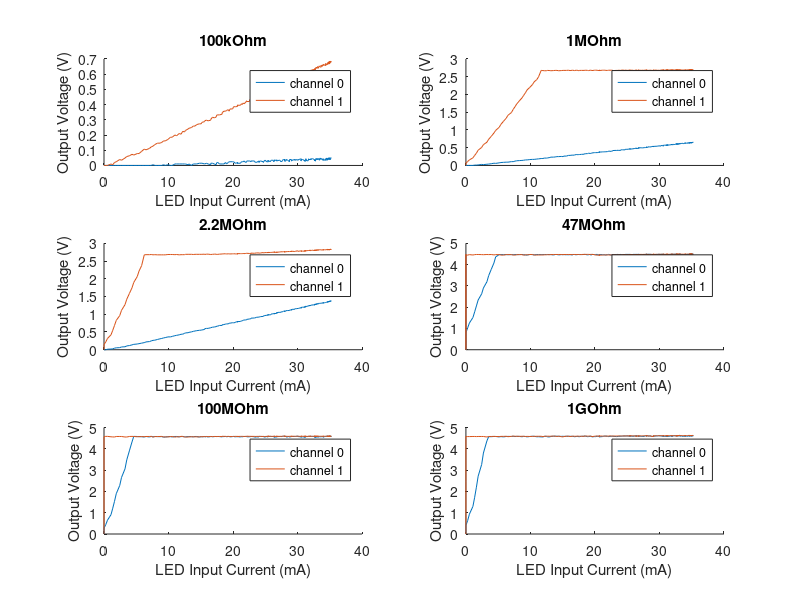
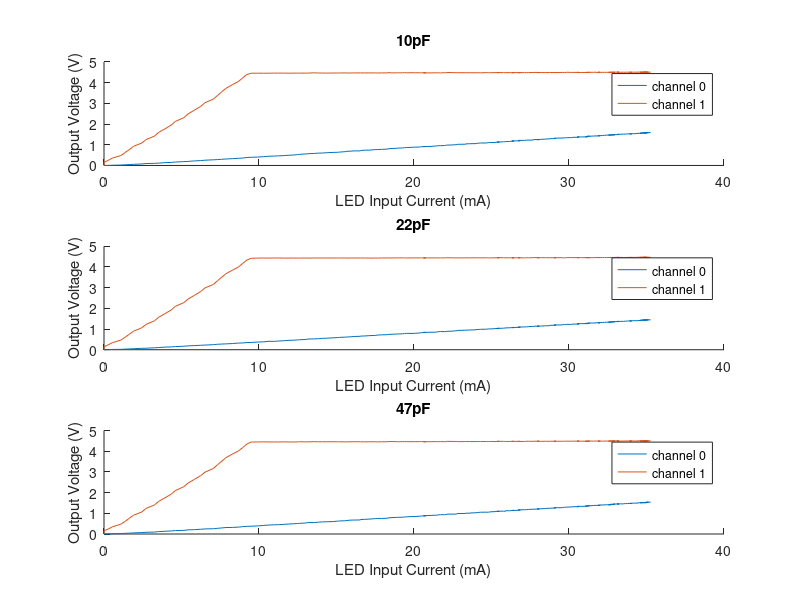

The MATLAB source for these figures, in order:
clear all
close all
%current data
v_measured = (5/1024) * [0, 0, 0, 0, 0, 0, 0, 0, 0, 0, 0, 0, 0, 0, 0, 0, 0, 0, 0, 0, 0, 0, 0, 0, 0, 0, 0, 0, 0, 0, 0, 0, 0, 0, 0, 0, 0, 0, 0, 0, 0, 0, 0, 0, 0, 0, 0, 0, 0, 0, 0, 0, 0, 0, 0, 0, 0, 0, 0, 0, 0, 0, 0, 0, 0, 0, 0, 0, 0, 0, 0, 0, 0, 0, 0, 0, 0, 0, 0, 0, 0, 0, 1, 1, 2, 2, 4, 4, 5, 5, 6, 6, 7, 7, 9, 9, 10, 10, 12, 12, 13, 13, 14, 15, 16, 16, 17, 17, 19, 19, 20, 20, 22, 21, 23, 23, 24, 24, 26, 26, 27, 27, 28, 28, 29, 29, 30, 31, 32, 32, 33, 33, 34, 34, 35, 35, 36, 37, 38, 38, 39, 39, 41, 40, 41, 42, 43, 43, 44, 44, 45, 45, 46, 46, 46, 47, 48, 48, 48, 49, 50, 50, 51, 51, 52, 52, 53, 53, 54, 55, 55, 56, 56, 56, 57, 58, 57, 58, 58, 59, 59, 60, 61, 61, 61, 61, 62, 62, 63, 63, 64, 64, 64, 65, 65, 65, 66, 66, 67, 68, 67, 68, 68, 69, 69, 70, 70, 70, 71, 71, 72, 71, 72, 72, 73, 74, 74, 74, 75, 75, 75, 76, 76, 77, 76, 76, 78, 78, 78, 79, 79, 79, 79, 80, 80, 80, 81, 81, 81, 82, 81, 82, 83, 83, 84, 83, 84, 84, 84, 84, 84, 84, 86, 86, 86, 86, 87, 87, 87, 87, 88, 89, 88, 89, 89, 89, 89, 90, 91, 91, 91, 91, 91, 92, 92, 92, 93, 93, 93, 93, 94, 94, 93, 94, 95, 95, 95, 96, 95, 96, 95, 96, 96, 97, 97, 97, 97, 98, 97, 97, 98, 99, 99, 99, 98, 99, 98, 99, 100, 100, 100, 101, 101, 101, 101, 101, 102, 102, 102, 102, 103, 102, 103, 104, 103, 103, 104, 104, 103, 105, 105, 105, 105, 105, 106, 106, 106, 106, 105, 107, 107, 107, 107, 107, 107, 108, 107, 107, 107, 108, 109, 109, 109, 109, 109, 109, 110, 109, 110, 110, 110, 110, 112, 110, 111, 111, 111, 112, 112, 111, 112, 113, 113, 113, 112, 113, 112, 113, 113, 113, 113, 114, 114, 116, 114, 115, 114, 115, 114, 115, 115, 116, 116, 115, 115, 115, 115, 116, 116, 117, 117, 117, 117, 117, 117, 117, 118, 118, 117, 118, 118, 118, 117, 119, 119, 118, 118, 119, 119, 119, 119, 119, 119, 120, 119, 120, 120, 121, 120, 120, 121, 121, 120, 121, 121, 121, 121, 122, 121, 121, 121, 123, 122, 123, 122, 122, 122, 122, 123, 122, 123, 123, 122, 124, 124, 123, 124, 124, 123, 125, 124, 125, 125, 125, 125, 126, 125, 125, 125, 126, 126, 126, 126, 127, 126, 127, 127, 127, 127, 127, 127, 127, 127, 128, 128, 128, 128, 128, 127, 128, 127, 128, 128, 128, 129, 129, 128, 128, 129, 129, 129, 129, 128, 129, 129, 130, 129, 129, 130, 129, 130, 130];
v = (v_measured(1:2:end) + v_measured(2:2:end))/2;
i_A = v/18;
i_mA = i_A * 1000;

%channel 1 measures the 830nm LED
%channel 0 measures the 660nm LED
data100kOhm10pF_ch0 = (5/1023)*[0, 0, 0, 0, 0, 0, 0, 0, 0, 0, 0, 0, 0, 0, 0, 0, 0, 0, 0, 0, 0, 0, 0, 0, 0, 0, 0, 0, 0, 0, 0, 0, 0, 0, 0, 0, 0, 0, 0, 0, 0, 0, 0, 0, 0, 0, 0, 0, 0, 0, 0, 0, 0, 0, 0, 0, 0, 0, 0, 0, 0, 1, 0, 0, 0, 0, 1, 0, 1, 0, 0, 2, 2, 2, 2, 2, 2, 2, 1, 2, 0, 2, 2, 2, 3, 3, 3, 2, 2, 3, 2, 1, 3, 3, 2, 1, 4, 4, 2, 2, 2, 2, 4, 2, 4, 5, 5, 5, 5, 3, 3, 4, 3, 3, 5, 5, 5, 6, 4, 5, 6, 6, 6, 5, 5, 6, 6, 5, 4, 4, 6, 4, 6, 6, 5, 4, 6, 7, 5, 5, 5, 7, 5, 7, 7, 7, 7, 5, 7, 7, 7, 7, 7, 6, 7, 7, 5, 5, 6, 7, 8, 8, 6, 6, 8, 7, 7, 5, 6, 8, 8, 7, 6, 7, 7, 8, 7, 8, 7, 8, 8, 7, 8, 8, 8, 9, 8, 8, 6, 8, 8, 6, 7, 7, 6, 6, 9, 8, 7, 6, 9, 9, 8, 8, 8, 8, 9, 8, 9, 9, 9, 9, 9, 7, 7, 6, 8, 9, 9, 8, 9, 8, 8, 9, 9, 9, 7, 10, 8, 9, 9, 7, 8, 9, 7, 7, 9, 7, 7, 9, 10, 8, 9, 10, 7, 8, 8, 9, 10, 8, 10, 10, 8, 10, 10, 10, 0, 0, 0, 0, 0, 0, 0, 0, 0, 0, 0, 0, 0, 0, 0, 0, 0, 0, 0, 0, 0, 0, 0, 0, 0, 0, 0, 0, 0, 0, 0, 0, 0, 0, 0, 0, 0, 0, 0, 0, 0, 0, 0, 0, 0, 0, 0, 0, 0, 0, 0, 0, 0, 0, 0, 0, 0, 0, 0, 1, 0, 1, 0, 0, 0, 0, 1, 1, 1, 1, 2, 1, 0, 1, 2, 1, 1, 2, 1, 1, 2, 1, 1, 1, 2, 3, 3, 3, 2, 3, 2, 4, 3, 2, 1, 3, 1, 2, 4, 3, 2, 2, 2, 4, 3, 4, 4, 4, 5, 5, 5, 5, 4, 5, 4, 3, 5, 3, 5, 6, 5, 5, 6, 4, 5, 6, 6, 4, 6, 5, 6, 5, 4, 4, 6, 6, 5, 7, 4, 5, 7, 5, 7, 5];
data100kOhm10pF_ch1 = (5/1023)*[0, 0, 0, 0, 0, 0, 0, 0, 0, 0, 0, 0, 0, 0, 0, 0, 0, 0, 0, 0, 0, 0, 0, 0, 0, 0, 0, 0, 0, 0, 0, 0, 0, 0, 0, 0, 0, 0, 0, 0, 0, 0, 0, 2, 1, 4, 5, 8, 7, 10, 12, 13, 15, 14, 16, 16, 19, 22, 21, 23, 25, 26, 28, 30, 30, 31, 33, 33, 35, 38, 38, 41, 40, 43, 42, 46, 45, 47, 49, 50, 51, 53, 53, 55, 56, 56, 58, 59, 60, 61, 60, 61, 62, 65, 64, 65, 68, 68, 68, 69, 71, 73, 73, 74, 75, 73, 76, 76, 79, 79, 79, 80, 81, 81, 83, 82, 84, 83, 85, 87, 86, 86, 89, 90, 88, 91, 91, 92, 93, 94, 94, 95, 95, 96, 96, 97, 98, 96, 97, 97, 99, 99, 100, 100, 100, 103, 103, 104, 102, 103, 106, 106, 104, 107, 107, 107, 109, 106, 108, 110, 110, 111, 110, 110, 111, 113, 113, 113, 113, 114, 112, 114, 115, 114, 116, 116, 117, 118, 117, 118, 119, 119, 119, 118, 118, 121, 119, 121, 120, 121, 122, 122, 123, 123, 123, 124, 124, 124, 124, 123, 125, 126, 125, 125, 127, 125, 128, 128, 127, 129, 129, 127, 129, 129, 130, 129, 130, 131, 131, 132, 131, 131, 132, 133, 131, 134, 133, 133, 132, 135, 133, 135, 135, 135, 136, 135, 134, 137, 137, 137, 135, 136, 136, 137, 138, 138, 137, 137, 139, 137, 140, 139, 140, 138, 140, 139, 0, 0, 0, 0, 0, 0, 0, 0, 0, 0, 0, 0, 0, 0, 0, 0, 0, 0, 0, 0, 0, 0, 0, 0, 0, 0, 0, 0, 0, 0, 0, 0, 0, 0, 0, 0, 0, 0, 0, 0, 0, 0, 1, 1, 3, 3, 5, 6, 7, 9, 11, 12, 13, 16, 17, 17, 20, 20, 23, 25, 26, 27, 29, 29, 29, 32, 33, 36, 36, 37, 39, 39, 40, 42, 43, 43, 46, 48, 49, 50, 52, 53, 54, 55, 56, 57, 58, 59, 60, 61, 62, 61, 64, 64, 65, 65, 68, 68, 69, 70, 72, 71, 73, 74, 75, 74, 76, 78, 78, 78, 78, 81, 82, 83, 82, 84, 84, 85, 84, 87, 86, 87, 86, 89, 89, 89, 90, 91, 92, 93, 93, 93, 96, 96, 96, 95, 97, 98, 98, 100, 100, 100, 100, 101];
data1MOhm10pF_ch0 = (5/1023)*[0, 0, 0, 0, 0, 0, 0, 0, 0, 0, 0, 0, 0, 0, 0, 0, 0, 0, 0, 0, 0, 0, 0, 0, 0, 0, 0, 0, 0, 0, 0, 0, 0, 0, 0, 0, 0, 0, 0, 0, 0, 0, 0, 0, 2, 2, 3, 6, 5, 7, 8, 10, 13, 12, 15, 17, 18, 19, 19, 22, 22, 25, 27, 28, 29, 30, 32, 32, 34, 35, 35, 37, 38, 40, 40, 43, 42, 43, 46, 48, 48, 49, 51, 51, 52, 51, 54, 54, 54, 58, 58, 60, 59, 60, 63, 62, 63, 63, 64, 65, 66, 68, 68, 71, 69, 70, 72, 74, 74, 74, 75, 77, 77, 78, 79, 78, 79, 79, 80, 82, 83, 81, 84, 84, 84, 86, 87, 86, 88, 87, 87, 90, 91, 90, 90, 93, 93, 93, 94, 95, 95, 95, 95, 96, 95, 96, 98, 99, 98, 99, 98, 101, 100, 102, 102, 101, 102, 102, 102, 104, 103, 105, 105, 105, 107, 107, 107, 107, 107, 109, 110, 110, 109, 109, 110, 111, 112, 111, 111, 113, 112, 113, 112, 112, 115, 114, 113, 114, 116, 116, 117, 117, 116, 115, 118, 117, 119, 117, 117, 119, 118, 120, 120, 121, 120, 120, 120, 119, 122, 120, 121, 121, 123, 123, 124, 125, 122, 125, 123, 123, 126, 124, 126, 125, 127, 125, 127, 127, 128, 126, 126, 128, 129, 129, 128, 129, 128, 130, 129, 131, 128, 131, 130, 130, 129, 131, 130, 132, 132, 132, 131, 131, 132, 132, 133, 134, 0, 0, 0, 0, 0, 0, 0, 0, 0, 0, 0, 0, 0, 0, 0, 0, 0, 0, 0, 0, 0, 0, 0, 0, 0, 0, 0, 0, 0, 0, 0, 0, 0, 0, 0, 0, 0, 0, 0, 0, 0, 0, 0, 0, 2, 3, 3, 4, 6, 7, 9, 10, 12, 14, 15, 17, 18, 18, 20, 23, 23, 25, 26, 26, 28, 29, 30, 33, 34, 35, 37, 37, 38, 40, 41, 42, 44, 43, 44, 46, 46, 48, 50, 49, 52, 54, 53, 56, 57, 58, 59, 60, 61, 61, 61, 62, 65, 66, 66, 65, 68, 68, 70, 69, 69, 72, 73, 72, 74, 75, 76, 76, 77, 78, 79, 79, 79, 81, 80, 82, 82, 84, 82, 84, 85, 86, 87, 87, 89, 88, 90, 91, 89, 90, 90, 91, 93, 92, 93, 93, 96, 96, 95, 97];
data1MOhm10pF_ch1 = (5/1023)*[0, 0, 0, 0, 0, 0, 0, 0, 0, 0, 0, 0, 0, 0, 0, 0, 0, 0, 0, 0, 0, 0, 0, 0, 0, 0, 0, 0, 0, 0, 0, 0, 0, 0, 0, 0, 0, 0, 2, 7, 13, 23, 32, 44, 58, 71, 88, 104, 120, 134, 151, 168, 187, 202, 220, 237, 255, 272, 289, 305, 323, 338, 354, 372, 389, 404, 419, 436, 450, 466, 482, 495, 511, 548, 547, 546, 546, 548, 547, 546, 547, 548, 548, 546, 547, 548, 548, 548, 548, 549, 547, 549, 549, 547, 549, 548, 546, 548, 548, 548, 548, 549, 548, 547, 549, 549, 547, 549, 549, 549, 547, 549, 547, 549, 549, 549, 549, 548, 548, 549, 549, 549, 549, 548, 550, 547, 548, 548, 548, 549, 548, 548, 550, 550, 548, 549, 550, 548, 549, 550, 548, 549, 549, 549, 549, 548, 548, 550, 548, 549, 548, 550, 550, 548, 549, 548, 550, 549, 548, 550, 550, 550, 548, 549, 548, 549, 549, 549, 550, 548, 548, 550, 548, 549, 549, 550, 550, 549, 548, 550, 549, 548, 549, 550, 550, 551, 550, 549, 551, 549, 550, 550, 550, 550, 551, 551, 550, 549, 551, 550, 552, 550, 550, 551, 551, 550, 551, 550, 551, 551, 550, 549, 552, 549, 551, 552, 551, 549, 550, 551, 551, 551, 551, 550, 551, 551, 550, 550, 550, 551, 549, 550, 550, 550, 551, 551, 551, 551, 552, 552, 551, 552, 552, 551, 550, 550, 551, 550, 552, 552, 552, 550, 552, 552, 550, 552, 0, 0, 0, 0, 0, 0, 0, 0, 0, 0, 0, 0, 0, 0, 0, 0, 0, 0, 0, 0, 0, 0, 0, 0, 0, 0, 0, 0, 0, 0, 0, 0, 0, 0, 0, 0, 0, 0, 3, 8, 15, 23, 34, 44, 58, 72, 88, 102, 120, 137, 153, 171, 186, 205, 223, 237, 256, 273, 289, 308, 325, 341, 358, 373, 391, 406, 421, 438, 452, 469, 483, 500, 510, 549, 548, 550, 550, 548, 550, 550, 549, 550, 550, 548, 551, 551, 550, 550, 549, 548, 549, 551, 550, 549, 549, 548, 550, 550, 550, 549, 550, 551, 549, 551, 551, 551, 551, 550, 549, 551, 551, 548, 550, 551, 551, 551, 549, 550, 551, 550, 550, 549, 550, 549, 552, 551, 550, 550, 551, 551, 550, 551, 552, 550, 552, 552, 551, 550, 550, 552, 552, 551, 550, 551];
data2_2MOhm10pF_ch0 = (5/1023)*[0, 0, 0, 0, 0, 0, 0, 0, 0, 0, 0, 0, 0, 0, 0, 0, 0, 0, 0, 0, 0, 0, 0, 0, 0, 0, 0, 0, 0, 0, 0, 0, 0, 0, 0, 0, 0, 0, 0, 0, 0, 0, 3, 4, 5, 9, 11, 12, 16, 17, 22, 24, 28, 31, 33, 35, 38, 41, 45, 47, 51, 54, 55, 59, 63, 65, 68, 70, 74, 74, 77, 81, 83, 86, 89, 90, 94, 97, 98, 100, 103, 106, 108, 110, 112, 113, 114, 117, 121, 123, 123, 127, 127, 130, 131, 133, 136, 136, 140, 140, 144, 145, 148, 149, 149, 153, 153, 156, 155, 157, 161, 161, 162, 163, 166, 167, 170, 171, 172, 172, 175, 177, 178, 179, 181, 182, 183, 183, 186, 187, 188, 188, 190, 191, 192, 194, 196, 197, 199, 198, 201, 202, 201, 203, 205, 206, 207, 208, 207, 209, 209, 212, 213, 213, 216, 215, 216, 218, 218, 220, 222, 222, 221, 224, 225, 226, 226, 226, 228, 229, 229, 229, 231, 230, 233, 233, 235, 236, 237, 236, 237, 238, 238, 239, 240, 241, 242, 244, 242, 245, 245, 246, 246, 247, 247, 248, 248, 250, 249, 252, 253, 252, 254, 255, 254, 255, 255, 257, 258, 258, 257, 259, 259, 258, 261, 262, 260, 261, 262, 264, 263, 265, 266, 266, 267, 266, 267, 268, 268, 269, 268, 270, 269, 272, 270, 271, 272, 272, 273, 273, 274, 274, 276, 276, 275, 275, 277, 278, 277, 279, 278, 278, 280, 280, 281, 281, 0, 0, 0, 0, 0, 0, 0, 0, 0, 0, 0, 0, 0, 0, 0, 0, 0, 0, 0, 0, 0, 0, 0, 0, 0, 0, 0, 0, 0, 0, 0, 0, 0, 0, 0, 0, 0, 0, 0, 0, 0, 0, 3, 4, 4, 8, 11, 13, 16, 18, 21, 25, 27, 30, 32, 36, 38, 41, 46, 49, 51, 54, 56, 60, 62, 65, 68, 71, 73, 77, 79, 80, 85, 86, 88, 92, 93, 96, 99, 101, 104, 106, 108, 109, 113, 113, 117, 119, 121, 121, 125, 127, 129, 130, 133, 135, 135, 137, 141, 142, 144, 144, 147, 148, 151, 152, 153, 156, 157, 158, 161, 162, 164, 166, 167, 169, 171, 172, 173, 175, 175, 176, 178, 180, 182, 183, 184, 184, 187, 188, 189, 191, 190, 191, 194, 194, 196, 198, 199, 198, 202, 201, 202, 205];
data2_2MOhm10pF_ch1 = (5/1023)*[0, 0, 0, 0, 0, 0, 0, 0, 0, 0, 0, 0, 0, 0, 0, 0, 0, 0, 0, 0, 0, 0, 0, 0, 0, 0, 0, 0, 0, 0, 0, 0, 0, 0, 0, 0, 0, 2, 9, 17, 30, 45, 65, 86, 112, 140, 169, 197, 227, 260, 291, 324, 357, 388, 422, 453, 485, 547, 548, 548, 549, 547, 548, 547, 547, 547, 547, 547, 549, 549, 549, 548, 549, 547, 548, 548, 548, 550, 550, 550, 550, 549, 550, 550, 550, 550, 550, 551, 549, 551, 551, 549, 549, 550, 551, 551, 549, 550, 551, 552, 552, 553, 553, 552, 553, 553, 552, 553, 553, 553, 552, 553, 554, 554, 554, 554, 555, 554, 555, 556, 556, 555, 554, 557, 555, 557, 556, 556, 558, 558, 558, 557, 557, 558, 560, 558, 559, 560, 560, 560, 561, 560, 561, 560, 561, 561, 562, 562, 562, 563, 561, 561, 563, 562, 563, 564, 564, 565, 564, 565, 565, 566, 563, 565, 565, 566, 566, 566, 566, 566, 567, 567, 566, 567, 568, 566, 567, 567, 568, 568, 570, 569, 567, 568, 569, 569, 569, 568, 568, 569, 568, 569, 571, 571, 569, 570, 570, 572, 570, 572, 572, 572, 572, 573, 573, 572, 571, 572, 573, 573, 573, 574, 572, 574, 572, 573, 573, 574, 575, 573, 575, 575, 574, 575, 576, 575, 576, 576, 576, 575, 575, 576, 575, 577, 577, 576, 577, 577, 575, 577, 578, 576, 576, 578, 578, 578, 578, 577, 577, 578, 577, 577, 579, 578, 578, 578, 0, 0, 0, 0, 0, 0, 0, 0, 0, 0, 0, 0, 0, 0, 0, 0, 0, 0, 0, 0, 0, 0, 0, 0, 0, 0, 0, 0, 0, 0, 0, 0, 0, 0, 0, 0, 0, 4, 7, 18, 30, 46, 65, 88, 115, 142, 171, 201, 230, 260, 294, 326, 358, 390, 425, 456, 490, 550, 550, 551, 550, 550, 551, 551, 552, 550, 551, 552, 551, 551, 551, 550, 550, 550, 552, 550, 552, 550, 552, 551, 552, 552, 551, 552, 553, 552, 552, 551, 552, 553, 551, 553, 551, 552, 554, 553, 554, 554, 552, 553, 554, 555, 555, 555, 555, 555, 555, 555, 556, 556, 555, 557, 557, 555, 556, 556, 557, 558, 558, 558, 559, 556, 559, 559, 559, 560, 560, 559, 560, 559, 560, 559, 561, 562, 560, 560, 560, 562, 563, 563, 562, 561, 564, 562];
data47MOhm10pF_ch0 = (5/1023)*[914, 0, 0, 0, 0, 0, 0, 0, 0, 0, 0, 0, 0, 0, 0, 0, 0, 0, 0, 0, 0, 0, 0, 0, 0, 0, 0, 0, 0, 0, 0, 0, 1, 6, 12, 23, 39, 62, 89, 126, 165, 210, 257, 309, 364, 421, 478, 537, 593, 653, 712, 773, 833, 892, 914, 914, 914, 914, 913, 914, 913, 915, 914, 914, 915, 914, 910, 910, 915, 914, 911, 915, 914, 914, 914, 915, 914, 915, 914, 915, 910, 915, 915, 911, 914, 913, 914, 912, 914, 912, 914, 910, 915, 915, 912, 915, 915, 915, 914, 915, 916, 915, 911, 913, 916, 908, 916, 914, 915, 916, 910, 912, 914, 914, 911, 915, 909, 911, 914, 916, 916, 909, 916, 912, 909, 913, 915, 915, 916, 910, 916, 911, 911, 914, 914, 916, 916, 916, 916, 916, 916, 911, 912, 915, 912, 916, 916, 915, 915, 916, 916, 916, 916, 912, 911, 911, 912, 912, 914, 913, 916, 916, 917, 916, 917, 917, 917, 916, 911, 912, 916, 912, 913, 912, 912, 916, 916, 915, 916, 917, 918, 915, 917, 915, 917, 917, 916, 917, 910, 917, 912, 912, 917, 912, 913, 913, 912, 912, 914, 913, 914, 917, 918, 916, 917, 917, 916, 918, 917, 917, 918, 917, 918, 917, 917, 915, 916, 918, 913, 912, 919, 918, 917, 917, 918, 914, 914, 915, 914, 914, 913, 912, 916, 914, 917, 915, 915, 917, 917, 918, 918, 915, 917, 917, 918, 918, 916, 918, 918, 917, 918, 919, 918, 919, 918, 918, 0, 0, 0, 0, 0, 0, 0, 0, 0, 0, 0, 0, 0, 0, 0, 0, 0, 0, 0, 0, 0, 0, 0, 0, 0, 0, 0, 0, 0, 0, 0, 0, 0, 0, 0, 2, 6, 14, 27, 44, 69, 101, 139, 182, 229, 279, 331, 387, 440, 498, 557, 615, 674, 734, 794, 854, 911, 920, 920, 916, 919, 919, 919, 915, 919, 920, 915, 921, 916, 920, 919, 918, 920, 920, 920, 914, 915, 916, 920, 919, 921, 913, 920, 920, 917, 920, 921, 920, 919, 915, 920, 914, 920, 920, 918, 919, 915, 920, 920, 917, 919, 921, 914, 916, 919, 921, 916, 920, 921, 921, 916, 918, 920, 921, 920, 920, 917, 917, 921, 921, 921, 921, 922, 917, 923, 922, 922, 915, 915, 914, 918, 921, 917, 921, 922, 921, 921, 921, 921, 918, 917, 921, 921, 921];
data47MOhm10pF_ch1 = (5/1023)*[909, 0, 0, 0, 0, 0, 0, 0, 0, 0, 0, 0, 0, 0, 0, 0, 0, 0, 0, 0, 0, 0, 0, 0, 0, 0, 0, 1, 4, 13, 29, 66, 133, 251, 437, 702, 914, 910, 914, 914, 909, 909, 914, 910, 914, 915, 915, 914, 913, 915, 914, 915, 911, 914, 914, 910, 909, 914, 914, 914, 910, 909, 913, 914, 914, 908, 913, 911, 915, 915, 910, 910, 911, 911, 911, 912, 913, 913, 913, 914, 915, 915, 915, 915, 915, 914, 915, 915, 915, 915, 915, 914, 915, 915, 915, 915, 915, 914, 915, 916, 916, 916, 916, 916, 915, 916, 916, 914, 909, 910, 909, 910, 909, 910, 910, 911, 911, 911, 911, 910, 911, 911, 911, 912, 912, 912, 911, 912, 912, 912, 912, 912, 912, 913, 913, 913, 913, 913, 913, 914, 915, 915, 915, 914, 914, 914, 915, 915, 914, 915, 915, 915, 915, 915, 916, 916, 915, 916, 916, 916, 917, 916, 916, 916, 916, 916, 916, 916, 917, 916, 916, 917, 917, 917, 916, 917, 917, 917, 916, 916, 918, 917, 917, 917, 917, 917, 917, 917, 917, 917, 917, 917, 917, 918, 918, 917, 918, 916, 917, 917, 919, 917, 917, 918, 918, 918, 917, 918, 918, 918, 918, 917, 917, 918, 918, 918, 918, 918, 918, 918, 919, 918, 918, 918, 918, 918, 918, 918, 918, 918, 917, 918, 918, 918, 918, 919, 918, 918, 918, 919, 919, 918, 918, 919, 918, 919, 918, 919, 919, 919, 919, 919, 918, 918, 918, 918, 0, 0, 0, 0, 0, 0, 0, 0, 0, 0, 0, 0, 0, 0, 0, 0, 0, 0, 0, 0, 0, 0, 0, 0, 0, 0, 0, 0, 0, 0, 0, 2, 6, 17, 42, 95, 192, 356, 602, 920, 919, 919, 920, 913, 921, 920, 920, 920, 920, 920, 919, 919, 919, 919, 920, 920, 920, 916, 916, 920, 920, 920, 915, 917, 921, 921, 921, 920, 921, 916, 920, 920, 914, 915, 920, 920, 920, 921, 921, 920, 921, 921, 921, 921, 922, 921, 921, 921, 921, 920, 920, 921, 921, 921, 921, 918, 915, 915, 914, 914, 914, 916, 916, 916, 918, 917, 917, 916, 917, 916, 917, 917, 917, 917, 917, 917, 916, 918, 917, 918, 917, 918, 918, 917, 920, 918, 918, 918, 917, 917, 918, 918, 917, 918, 917, 918, 918, 918, 919, 918, 918, 918, 919, 919];
data100MOhm10pF_ch0 = (5/1023)*[0, 0, 0, 0, 0, 0, 0, 0, 0, 0, 0, 0, 0, 0, 0, 0, 0, 0, 0, 0, 0, 0, 0, 0, 0, 0, 0, 0, 0, 0, 0, 0, 0, 0, 0, 0, 3, 8, 17, 33, 56, 90, 133, 186, 248, 314, 387, 467, 543, 626, 712, 799, 885, 938, 937, 935, 935, 932, 937, 932, 938, 933, 937, 936, 935, 936, 931, 932, 935, 936, 932, 937, 937, 933, 936, 936, 935, 933, 936, 936, 935, 933, 937, 937, 931, 936, 933, 937, 932, 937, 932, 937, 938, 934, 936, 937, 936, 937, 936, 933, 935, 936, 937, 934, 937, 937, 933, 936, 938, 933, 935, 936, 937, 932, 937, 932, 936, 937, 937, 937, 934, 934, 935, 937, 938, 937, 934, 931, 932, 934, 932, 937, 938, 937, 937, 938, 932, 931, 938, 932, 938, 935, 938, 935, 938, 937, 937, 938, 938, 930, 933, 934, 935, 937, 936, 937, 937, 936, 937, 938, 940, 937, 938, 938, 933, 932, 938, 934, 933, 931, 937, 937, 937, 936, 937, 937, 937, 937, 937, 938, 940, 939, 938, 933, 937, 930, 938, 932, 933, 935, 933, 933, 935, 930, 932, 934, 936, 933, 937, 936, 939, 938, 938, 938, 937, 938, 938, 937, 938, 939, 937, 938, 937, 938, 932, 931, 931, 931, 931, 938, 935, 933, 934, 933, 933, 935, 936, 934, 934, 934, 936, 936, 935, 932, 933, 936, 937, 938, 937, 937, 940, 939, 939, 939, 937, 938, 938, 937, 938, 938, 938, 939, 938, 939, 938, 937, 0, 0, 0, 0, 0, 0, 0, 0, 0, 0, 0, 0, 0, 0, 0, 0, 0, 0, 0, 0, 0, 0, 0, 0, 0, 0, 0, 0, 0, 0, 0, 0, 0, 0, 0, 1, 1, 8, 17, 32, 57, 90, 133, 185, 248, 315, 390, 467, 546, 628, 713, 801, 887, 939, 938, 939, 934, 937, 934, 939, 938, 938, 935, 934, 942, 940, 939, 939, 939, 939, 939, 938, 938, 939, 933, 934, 932, 939, 939, 939, 936, 933, 939, 933, 941, 938, 939, 939, 939, 935, 940, 933, 938, 933, 936, 937, 939, 934, 939, 939, 934, 937, 939, 939, 937, 939, 939, 940, 940, 938, 939, 939, 939, 932, 938, 936, 935, 939, 939, 940, 935, 937, 934, 940, 942, 941, 939, 935, 935, 936, 935, 939, 939, 940, 940, 939, 937, 934, 935, 936, 937, 937, 939, 939];
data100MOhm10pF_ch1 = (5/1023)*[0, 0, 0, 0, 0, 0, 0, 0, 0, 0, 0, 0, 0, 0, 0, 0, 0, 0, 0, 0, 0, 0, 0, 0, 0, 0, 0, 0, 0, 0, 0, 0, 0, 3, 11, 34, 81, 181, 362, 657, 935, 938, 938, 934, 933, 932, 937, 937, 937, 932, 932, 937, 938, 937, 934, 936, 936, 935, 937, 937, 938, 931, 936, 936, 937, 938, 932, 933, 933, 936, 937, 931, 934, 934, 938, 938, 931, 932, 932, 933, 935, 934, 934, 933, 934, 935, 935, 936, 936, 936, 936, 936, 937, 936, 937, 937, 936, 937, 937, 937, 939, 938, 938, 937, 938, 937, 937, 937, 937, 938, 938, 937, 937, 938, 938, 938, 938, 937, 938, 938, 940, 938, 939, 938, 937, 938, 938, 938, 937, 938, 938, 938, 938, 938, 937, 938, 937, 937, 938, 937, 940, 939, 939, 939, 939, 938, 938, 938, 939, 938, 938, 938, 939, 939, 938, 938, 939, 938, 939, 939, 941, 939, 939, 939, 939, 938, 938, 938, 939, 939, 939, 939, 938, 938, 939, 939, 939, 939, 939, 939, 940, 939, 939, 939, 938, 939, 938, 938, 939, 939, 939, 939, 939, 938, 938, 939, 938, 939, 938, 938, 941, 939, 939, 939, 939, 939, 939, 939, 938, 939, 939, 938, 939, 939, 939, 939, 939, 939, 938, 939, 941, 939, 939, 939, 938, 939, 939, 939, 939, 939, 939, 939, 939, 938, 939, 939, 939, 939, 938, 939, 941, 940, 939, 938, 939, 939, 939, 938, 939, 938, 939, 939, 940, 939, 939, 940, 0, 0, 0, 0, 0, 0, 0, 0, 0, 0, 0, 0, 0, 0, 0, 0, 0, 0, 0, 0, 0, 0, 0, 0, 0, 0, 0, 0, 0, 0, 0, 0, 1, 3, 12, 34, 80, 180, 361, 652, 938, 939, 939, 935, 940, 936, 938, 940, 939, 935, 935, 933, 940, 938, 933, 939, 939, 939, 939, 939, 935, 936, 939, 939, 942, 937, 935, 936, 936, 935, 940, 935, 938, 938, 939, 940, 935, 934, 936, 935, 935, 935, 936, 936, 939, 938, 939, 939, 939, 939, 939, 939, 939, 939, 940, 940, 939, 939, 940, 940, 940, 940, 940, 940, 942, 941, 940, 939, 940, 939, 939, 940, 940, 940, 940, 940, 939, 940, 940, 940, 939, 940, 940, 939, 942, 941, 941, 940, 940, 940, 940, 940, 940, 940, 940, 941, 939, 941, 940, 941, 941, 939, 941, 940];
data1GOhm10pF_ch0 = (5/1023)*[1, 2, 1, 1, 1, 1, 2, 2, 2, 2, 1, 1, 1, 0, 2, 1, 2, 1, 1, 1, 1, 1, 2, 1, 1, 2, 1, 1, 0, 2, 2, 1, 2, 1, 2, 4, 8, 15, 28, 49, 83, 129, 191, 265, 353, 450, 556, 668, 778, 895, 935, 935, 937, 937, 933, 936, 933, 937, 938, 937, 939, 936, 938, 938, 934, 938, 937, 933, 937, 939, 939, 934, 935, 933, 932, 939, 939, 933, 933, 938, 939, 940, 939, 939, 938, 939, 938, 939, 938, 939, 939, 938, 940, 934, 937, 939, 934, 936, 939, 939, 941, 940, 935, 936, 939, 940, 933, 936, 935, 940, 939, 940, 933, 936, 939, 940, 941, 940, 939, 934, 937, 939, 938, 941, 941, 939, 936, 936, 937, 938, 940, 939, 940, 941, 942, 941, 942, 942, 942, 940, 940, 942, 940, 939, 941, 939, 942, 942, 942, 942, 942, 939, 937, 940, 940, 937, 941, 937, 939, 942, 943, 943, 943, 943, 941, 942, 943, 938, 938, 938, 939, 938, 937, 941, 940, 943, 943, 942, 942, 943, 945, 943, 942, 943, 943, 938, 943, 939, 944, 943, 937, 943, 938, 943, 939, 941, 943, 938, 939, 939, 945, 943, 942, 940, 938, 939, 943, 942, 944, 943, 944, 943, 943, 944, 944, 944, 944, 944, 944, 944, 947, 946, 945, 945, 938, 945, 945, 939, 938, 939, 940, 938, 944, 944, 939, 940, 940, 940, 938, 943, 946, 944, 943, 941, 944, 941, 944, 944, 945, 945, 944, 945, 943, 944, 944, 944, 1, 1, 1, 2, 0, 1, 1, 1, 1, 1, 1, 1, 2, 1, 1, 2, 1, 2, 1, 2, 1, 1, 1, 0, 1, 1, 2, 1, 1, 2, 1, 0, 2, 2, 2, 4, 8, 15, 28, 50, 83, 132, 195, 271, 359, 457, 565, 678, 790, 909, 945, 942, 942, 945, 939, 940, 945, 943, 946, 940, 941, 942, 946, 939, 944, 947, 946, 940, 946, 945, 946, 940, 941, 942, 946, 946, 945, 944, 940, 945, 941, 945, 941, 941, 948, 946, 942, 945, 944, 945, 946, 944, 946, 939, 942, 946, 946, 942, 946, 946, 946, 943, 945, 946, 944, 941, 943, 946, 947, 947, 942, 942, 945, 943, 946, 947, 947, 941, 944, 943, 945, 946, 947, 947, 945, 942, 943, 946, 946, 947, 947, 947, 947, 948, 941, 942, 941, 946, 944, 945, 948, 948, 948, 948];
data1GOhm10pF_ch1 = (5/1023)*[2, 2, 1, 2, 2, 1, 2, 1, 2, 2, 2, 2, 1, 1, 1, 1, 1, 1, 2, 2, 2, 2, 1, 1, 2, 2, 1, 1, 2, 1, 1, 3, 4, 10, 20, 49, 115, 249, 503, 913, 938, 936, 936, 937, 937, 936, 937, 937, 937, 932, 937, 937, 938, 937, 936, 938, 938, 939, 935, 938, 941, 939, 939, 938, 939, 939, 937, 938, 937, 938, 938, 939, 939, 939, 936, 939, 939, 940, 939, 939, 941, 940, 937, 940, 935, 933, 936, 940, 940, 940, 936, 940, 940, 939, 939, 940, 940, 939, 939, 939, 941, 941, 940, 941, 940, 940, 936, 939, 941, 941, 940, 940, 941, 941, 940, 940, 941, 941, 940, 940, 942, 942, 941, 941, 940, 941, 941, 942, 941, 942, 942, 942, 941, 942, 942, 942, 942, 943, 941, 943, 944, 943, 943, 943, 943, 943, 942, 943, 939, 940, 942, 942, 943, 943, 942, 943, 943, 943, 943, 943, 945, 944, 943, 944, 942, 941, 943, 942, 937, 938, 937, 938, 942, 942, 944, 943, 944, 944, 944, 943, 945, 943, 945, 944, 944, 945, 944, 944, 944, 944, 944, 944, 944, 944, 945, 944, 944, 944, 945, 944, 946, 945, 944, 945, 944, 944, 944, 944, 944, 945, 945, 945, 943, 943, 945, 944, 945, 945, 945, 945, 947, 945, 946, 946, 946, 946, 946, 945, 944, 945, 945, 946, 944, 945, 944, 946, 945, 945, 945, 946, 947, 947, 947, 946, 946, 946, 946, 946, 946, 946, 946, 946, 946, 945, 947, 945, 2, 1, 1, 1, 1, 1, 2, 1, 1, 1, 1, 1, 1, 1, 1, 2, 0, 1, 2, 1, 1, 2, 2, 2, 1, 1, 2, 2, 2, 1, 2, 2, 5, 10, 21, 50, 117, 254, 514, 931, 947, 947, 947, 945, 948, 947, 942, 946, 947, 946, 946, 942, 945, 946, 946, 940, 946, 947, 947, 947, 947, 946, 947, 941, 945, 941, 948, 940, 948, 946, 947, 940, 947, 947, 947, 947, 947, 947, 947, 941, 947, 947, 947, 947, 948, 946, 946, 947, 947, 947, 947, 947, 947, 948, 947, 942, 940, 941, 947, 941, 947, 947, 948, 942, 949, 949, 948, 948, 947, 947, 947, 942, 942, 942, 948, 942, 947, 947, 948, 942, 941, 941, 947, 941, 950, 946, 949, 943, 941, 943, 948, 943, 949, 949, 948, 942, 949, 947, 948, 946, 949, 949, 948, 943];

data2_2MOhm10pF_ch0_2 = (5/1023)*[0, 0, 0, 0, 0, 0, 0, 0, 0, 0, 0, 0, 0, 0, 0, 0, 0, 0, 0, 0, 0, 0, 0, 0, 0, 0, 0, 0, 0, 0, 0, 0, 0, 0, 0, 0, 0, 0, 0, 0, 0, 0, 2, 4, 6, 9, 11, 15, 19, 21, 23, 28, 30, 34, 38, 40, 45, 48, 52, 56, 58, 61, 64, 67, 71, 73, 79, 81, 83, 87, 91, 93, 95, 98, 101, 103, 107, 110, 114, 116, 119, 122, 123, 126, 129, 130, 132, 137, 139, 141, 144, 144, 148, 151, 151, 155, 157, 157, 159, 162, 164, 168, 169, 172, 173, 176, 177, 180, 181, 182, 185, 187, 187, 189, 192, 192, 196, 196, 197, 201, 201, 203, 205, 206, 209, 209, 210, 213, 215, 215, 216, 217, 220, 222, 222, 223, 226, 227, 227, 228, 232, 231, 234, 235, 236, 236, 237, 240, 240, 243, 243, 244, 246, 248, 248, 250, 251, 250, 251, 254, 256, 255, 256, 258, 259, 260, 262, 262, 262, 265, 265, 265, 267, 268, 270, 271, 270, 272, 273, 274, 274, 276, 275, 276, 279, 278, 280, 281, 281, 283, 282, 283, 284, 286, 286, 288, 288, 289, 289, 291, 292, 293, 291, 294, 295, 293, 295, 296, 297, 297, 299, 298, 301, 300, 300, 302, 303, 303, 304, 303, 305, 306, 306, 308, 308, 308, 309, 310, 310, 310, 312, 313, 312, 312, 314, 314, 314, 316, 317, 315, 318, 318, 317, 318, 320, 320, 321, 320, 322, 321, 322, 324, 324, 323, 325, 326, 0, 0, 0, 0, 0, 0, 0, 0, 0, 0, 0, 0, 0, 0, 0, 0, 0, 0, 0, 0, 0, 0, 0, 0, 0, 0, 0, 0, 0, 0, 0, 0, 0, 0, 0, 0, 0, 0, 0, 0, 0, 0, 3, 5, 8, 10, 12, 16, 18, 21, 24, 28, 33, 36, 38, 42, 46, 49, 52, 57, 60, 63, 66, 70, 73, 76, 79, 82, 85, 89, 92, 94, 97, 100, 102, 105, 108, 111, 114, 116, 118, 121, 125, 126, 129, 131, 136, 138, 141, 142, 146, 148, 150, 153, 153, 157, 157, 161, 163, 164, 165, 167, 170, 173, 176, 176, 178, 179, 184, 183, 187, 188, 190, 193, 192, 194, 198, 199, 200, 202, 204, 206, 206, 207, 209, 211, 213, 213, 216, 219, 217, 221, 223, 224, 225, 226, 228, 228, 231, 232, 234, 234, 236, 238];
data2_2MOhm10pF_ch1_2 = (5/1023)*[0, 0, 0, 0, 0, 0, 0, 0, 0, 0, 0, 0, 0, 0, 0, 0, 0, 0, 0, 0, 0, 0, 0, 0, 0, 0, 0, 0, 0, 0, 0, 0, 0, 0, 0, 0, 0, 4, 9, 18, 32, 50, 73, 98, 127, 156, 189, 222, 256, 290, 327, 362, 400, 436, 473, 510, 547, 584, 620, 656, 692, 728, 762, 798, 831, 866, 900, 912, 912, 912, 912, 913, 913, 913, 912, 913, 913, 913, 913, 913, 916, 914, 914, 913, 914, 914, 914, 915, 914, 914, 915, 915, 915, 915, 915, 915, 915, 914, 915, 915, 918, 915, 916, 916, 916, 918, 916, 917, 916, 917, 916, 916, 916, 915, 916, 916, 916, 915, 917, 916, 919, 918, 917, 917, 917, 917, 917, 916, 917, 917, 916, 917, 917, 916, 918, 917, 917, 917, 918, 917, 919, 918, 918, 917, 918, 918, 918, 917, 918, 918, 918, 918, 918, 918, 918, 918, 918, 918, 919, 919, 920, 919, 919, 918, 919, 918, 919, 918, 919, 919, 919, 919, 919, 919, 918, 920, 919, 919, 920, 919, 922, 920, 919, 920, 920, 920, 920, 920, 920, 919, 919, 920, 919, 920, 919, 920, 920, 920, 921, 921, 923, 921, 920, 921, 921, 921, 920, 921, 920, 921, 921, 920, 921, 921, 920, 921, 921, 921, 920, 922, 923, 922, 922, 922, 921, 922, 921, 922, 921, 922, 922, 921, 921, 922, 922, 922, 922, 922, 922, 922, 924, 922, 922, 922, 922, 921, 923, 922, 922, 923, 921, 923, 922, 923, 922, 922, 0, 0, 0, 0, 0, 0, 0, 0, 0, 0, 0, 0, 0, 0, 0, 0, 0, 0, 0, 0, 0, 0, 0, 0, 0, 0, 0, 0, 0, 0, 0, 0, 0, 0, 0, 0, 0, 2, 10, 19, 33, 53, 74, 100, 129, 161, 193, 227, 261, 297, 333, 370, 407, 443, 481, 519, 557, 593, 628, 666, 701, 737, 774, 808, 846, 879, 913, 925, 925, 925, 925, 924, 924, 925, 924, 924, 924, 925, 925, 924, 925, 925, 925, 925, 928, 926, 926, 926, 926, 925, 926, 925, 926, 925, 926, 925, 926, 926, 926, 925, 925, 926, 926, 925, 927, 928, 929, 929, 928, 929, 927, 926, 926, 925, 925, 926, 926, 926, 926, 926, 926, 926, 925, 926, 929, 927, 926, 926, 926, 927, 926, 926, 927, 926, 926, 927, 926, 927, 927, 927, 927, 927, 926, 927];
data2_2MOhm22pF_ch0 = (5/1023)*[0, 0, 0, 0, 0, 0, 0, 0, 0, 0, 0, 0, 0, 0, 0, 0, 0, 0, 0, 0, 0, 0, 0, 0, 0, 0, 0, 0, 0, 0, 0, 0, 0, 0, 0, 0, 0, 0, 0, 0, 0, 1, 3, 4, 6, 8, 10, 14, 15, 19, 22, 26, 28, 31, 35, 38, 41, 44, 46, 50, 54, 56, 58, 61, 66, 67, 71, 72, 76, 78, 83, 83, 86, 90, 93, 94, 97, 99, 101, 106, 107, 109, 113, 114, 118, 120, 122, 125, 125, 127, 131, 133, 135, 136, 139, 141, 141, 145, 147, 149, 151, 153, 155, 156, 158, 160, 162, 161, 163, 165, 169, 170, 172, 173, 173, 174, 178, 180, 179, 181, 182, 184, 187, 187, 190, 191, 193, 194, 195, 195, 197, 200, 200, 202, 203, 203, 206, 206, 208, 209, 211, 211, 213, 215, 216, 216, 217, 219, 218, 220, 221, 221, 223, 225, 225, 227, 227, 229, 231, 230, 233, 233, 233, 234, 234, 237, 237, 237, 240, 241, 242, 243, 244, 243, 245, 245, 246, 248, 249, 248, 251, 250, 251, 253, 254, 253, 255, 256, 257, 258, 258, 258, 260, 261, 261, 260, 261, 263, 264, 264, 265, 264, 267, 266, 266, 269, 269, 269, 269, 270, 270, 273, 272, 273, 274, 275, 275, 274, 277, 278, 278, 279, 279, 281, 280, 280, 281, 280, 283, 282, 284, 284, 284, 286, 287, 287, 288, 286, 287, 289, 290, 289, 291, 291, 290, 292, 292, 292, 294, 294, 294, 295, 294, 296, 297, 295, 0, 0, 0, 0, 0, 0, 0, 0, 0, 0, 0, 0, 0, 0, 0, 0, 0, 0, 0, 0, 0, 0, 0, 0, 0, 0, 0, 0, 0, 0, 0, 0, 0, 0, 0, 0, 0, 0, 0, 0, 0, 0, 1, 3, 7, 8, 11, 13, 17, 20, 22, 25, 30, 32, 35, 39, 42, 45, 48, 50, 53, 56, 60, 63, 66, 68, 71, 75, 77, 81, 82, 86, 89, 92, 95, 96, 98, 102, 105, 107, 109, 112, 114, 116, 119, 119, 123, 126, 128, 128, 130, 135, 135, 139, 139, 143, 144, 146, 149, 149, 151, 153, 157, 157, 160, 162, 162, 164, 165, 168, 169, 172, 172, 176, 175, 179, 178, 180, 182, 185, 186, 188, 189, 190, 193, 192, 193, 196, 198, 197, 201, 200, 202, 204, 204, 207, 208, 209, 209, 212, 211, 213, 214, 215];
data2_2MOhm22pF_ch1 = (5/1023)*[0, 0, 0, 0, 0, 0, 0, 0, 0, 0, 0, 0, 0, 0, 0, 0, 0, 0, 0, 0, 0, 0, 0, 0, 0, 0, 0, 0, 0, 0, 0, 0, 0, 0, 0, 0, 1, 2, 8, 17, 30, 48, 70, 95, 123, 152, 183, 217, 250, 286, 321, 357, 393, 430, 466, 501, 538, 575, 611, 645, 682, 717, 752, 785, 819, 854, 887, 904, 906, 907, 906, 907, 907, 906, 906, 907, 906, 906, 907, 906, 907, 907, 907, 907, 907, 907, 907, 907, 906, 907, 907, 907, 907, 907, 906, 906, 907, 906, 907, 907, 908, 907, 908, 908, 908, 908, 907, 908, 908, 908, 908, 908, 908, 908, 908, 908, 908, 908, 908, 909, 910, 908, 908, 908, 909, 908, 908, 909, 908, 908, 909, 909, 909, 908, 909, 909, 908, 908, 909, 908, 910, 910, 910, 908, 910, 909, 909, 909, 908, 909, 909, 909, 910, 910, 908, 910, 909, 909, 910, 910, 911, 910, 910, 910, 910, 910, 910, 909, 910, 910, 909, 909, 910, 910, 910, 910, 910, 909, 909, 910, 911, 911, 911, 911, 910, 911, 911, 910, 911, 911, 910, 911, 911, 911, 911, 911, 910, 910, 910, 910, 913, 912, 911, 912, 911, 912, 912, 911, 911, 911, 911, 912, 911, 912, 912, 912, 912, 912, 911, 912, 913, 913, 913, 912, 912, 913, 913, 911, 912, 912, 913, 912, 912, 913, 913, 913, 913, 913, 913, 913, 915, 914, 913, 913, 913, 913, 913, 914, 914, 913, 913, 914, 913, 913, 914, 914, 0, 0, 0, 0, 0, 0, 0, 0, 0, 0, 0, 0, 0, 0, 0, 0, 0, 0, 0, 0, 0, 0, 0, 0, 0, 0, 0, 0, 0, 0, 0, 0, 0, 0, 0, 0, 1, 4, 8, 19, 32, 50, 73, 97, 126, 155, 187, 222, 254, 289, 326, 362, 399, 435, 471, 509, 546, 581, 618, 654, 691, 726, 760, 796, 832, 864, 898, 916, 917, 917, 917, 917, 916, 916, 917, 918, 917, 917, 918, 917, 917, 917, 917, 917, 919, 918, 917, 917, 918, 918, 917, 917, 917, 917, 918, 918, 918, 917, 918, 918, 918, 918, 919, 918, 920, 919, 919, 918, 918, 918, 918, 919, 918, 919, 918, 918, 919, 919, 919, 919, 919, 918, 918, 919, 920, 919, 919, 919, 919, 920, 919, 919, 919, 918, 919, 920, 920, 919, 920, 919, 919, 920, 919, 919];
data2_2MOhm47pF_ch0 = (5/1023)*[0, 0, 0, 0, 0, 0, 0, 0, 0, 0, 0, 0, 0, 0, 0, 0, 0, 0, 0, 0, 0, 0, 0, 0, 0, 0, 0, 0, 0, 0, 0, 0, 0, 0, 0, 0, 0, 0, 0, 0, 0, 1, 2, 4, 7, 8, 11, 14, 17, 19, 24, 27, 30, 34, 36, 41, 43, 47, 50, 52, 56, 60, 64, 65, 68, 73, 76, 77, 80, 85, 88, 91, 92, 96, 99, 101, 104, 105, 109, 113, 113, 117, 120, 121, 123, 127, 129, 131, 132, 137, 138, 139, 143, 145, 147, 150, 152, 154, 154, 156, 159, 162, 164, 165, 166, 168, 170, 173, 173, 176, 178, 179, 181, 184, 186, 185, 189, 191, 191, 193, 196, 197, 196, 199, 201, 203, 203, 206, 205, 208, 210, 211, 213, 215, 216, 215, 216, 220, 221, 223, 223, 225, 226, 225, 229, 230, 230, 232, 233, 233, 234, 237, 238, 239, 240, 241, 243, 243, 245, 246, 245, 248, 248, 249, 251, 251, 253, 254, 255, 255, 256, 257, 259, 260, 260, 260, 260, 262, 264, 265, 266, 267, 268, 268, 270, 270, 271, 271, 273, 274, 273, 275, 274, 276, 278, 278, 279, 280, 279, 282, 283, 283, 283, 283, 285, 284, 287, 287, 288, 286, 289, 289, 289, 289, 290, 291, 294, 293, 294, 295, 297, 296, 297, 298, 298, 298, 298, 298, 301, 301, 301, 302, 302, 302, 304, 305, 306, 305, 306, 307, 308, 309, 309, 308, 310, 310, 311, 310, 310, 311, 312, 312, 313, 315, 315, 315, 0, 0, 0, 0, 0, 0, 0, 0, 0, 0, 0, 0, 0, 0, 0, 0, 0, 0, 0, 0, 0, 0, 0, 0, 0, 0, 0, 0, 0, 0, 0, 0, 0, 0, 0, 0, 0, 0, 0, 0, 0, 2, 1, 4, 6, 10, 11, 15, 18, 20, 25, 28, 30, 34, 37, 41, 43, 48, 49, 53, 56, 59, 64, 66, 69, 72, 75, 79, 82, 86, 87, 90, 95, 96, 98, 103, 106, 109, 109, 114, 115, 118, 120, 123, 126, 129, 131, 134, 136, 136, 140, 141, 143, 147, 150, 152, 152, 155, 156, 158, 162, 164, 164, 168, 169, 172, 174, 176, 176, 177, 181, 183, 182, 186, 188, 187, 189, 193, 193, 196, 196, 198, 201, 200, 204, 204, 205, 207, 210, 211, 213, 214, 216, 217, 218, 218, 221, 222, 224, 223, 226, 225, 228, 229];
data2_2MOhm47pF_ch1 = (5/1023)*[0, 0, 0, 0, 0, 0, 0, 0, 0, 0, 0, 0, 0, 0, 0, 0, 0, 0, 0, 0, 0, 0, 0, 0, 0, 0, 0, 0, 0, 0, 0, 0, 0, 0, 0, 0, 0, 2, 8, 18, 32, 49, 71, 97, 124, 155, 185, 218, 253, 287, 322, 358, 394, 430, 468, 504, 540, 577, 611, 647, 685, 719, 755, 789, 822, 855, 890, 909, 910, 911, 910, 910, 910, 911, 910, 910, 910, 912, 911, 911, 913, 912, 912, 912, 912, 912, 912, 911, 911, 912, 912, 912, 912, 911, 912, 912, 912, 911, 912, 912, 914, 914, 913, 912, 914, 913, 913, 913, 913, 913, 914, 913, 912, 913, 914, 913, 913, 914, 913, 913, 916, 915, 915, 915, 914, 913, 914, 915, 914, 914, 914, 915, 914, 914, 915, 914, 914, 915, 914, 914, 916, 916, 916, 915, 915, 915, 915, 916, 915, 916, 916, 915, 916, 915, 915, 917, 917, 916, 917, 915, 918, 917, 917, 916, 916, 917, 917, 916, 917, 917, 917, 917, 917, 917, 917, 917, 916, 916, 918, 917, 918, 917, 918, 918, 918, 918, 918, 918, 918, 918, 918, 917, 919, 917, 917, 919, 918, 917, 919, 918, 920, 919, 919, 918, 919, 918, 919, 918, 918, 918, 919, 919, 919, 918, 919, 919, 919, 919, 919, 920, 922, 919, 920, 919, 919, 919, 919, 919, 920, 920, 920, 920, 920, 920, 920, 920, 919, 919, 920, 919, 922, 920, 920, 921, 920, 920, 920, 921, 921, 920, 920, 921, 921, 920, 921, 921, 0, 0, 0, 0, 0, 0, 0, 0, 0, 0, 0, 0, 0, 0, 0, 0, 0, 0, 0, 0, 0, 0, 0, 0, 0, 0, 0, 0, 0, 0, 0, 0, 0, 0, 0, 0, 0, 2, 9, 18, 31, 50, 72, 98, 127, 157, 189, 222, 257, 292, 328, 365, 402, 438, 476, 512, 549, 585, 622, 658, 694, 730, 765, 800, 837, 870, 904, 926, 923, 924, 924, 923, 924, 923, 924, 924, 923, 923, 923, 923, 923, 924, 923, 924, 925, 924, 925, 925, 924, 925, 925, 925, 923, 924, 924, 924, 924, 925, 925, 925, 925, 924, 925, 924, 927, 925, 925, 925, 925, 924, 924, 924, 924, 925, 924, 925, 925, 925, 925, 925, 925, 924, 924, 925, 926, 926, 925, 926, 925, 926, 925, 925, 926, 925, 925, 925, 926, 925, 926, 926, 926, 926, 925, 925];

figure(1)
subplot(3,2,1);
hold on
plot(i_mA,data100kOhm10pF_ch0(1:256));
plot(i_mA,data100kOhm10pF_ch1(1:256));
legend('channel 0','channel 1');
xlabel('LED Input Current (mA)');
ylabel('Output Voltage (V)');
title('100kOhm');

subplot(3,2,2);
hold on
plot(i_mA,data1MOhm10pF_ch0(1:256));
plot(i_mA,data1MOhm10pF_ch1(1:256));
legend('channel 0','channel 1');
xlabel('LED Input Current (mA)');
ylabel('Output Voltage (V)');
title('1MOhm');

subplot(3,2,3);
hold on
plot(i_mA,data2_2MOhm10pF_ch0(1:256));
plot(i_mA,data2_2MOhm10pF_ch1(1:256));
legend('channel 0','channel 1');
xlabel('LED Input Current (mA)');
ylabel('Output Voltage (V)');
title('2.2MOhm');

subplot(3,2,4);
hold on
plot(i_mA,data47MOhm10pF_ch0(1:256));
plot(i_mA,data47MOhm10pF_ch1(1:256));
legend('channel 0','channel 1');
xlabel('LED Input Current (mA)');
ylabel('Output Voltage (V)');
title('47MOhm');

subplot(3,2,5);
hold on
plot(i_mA,data100MOhm10pF_ch0(1:256));
plot(i_mA,data100MOhm10pF_ch1(1:256));
legend('channel 0','channel 1');
xlabel('LED Input Current (mA)');
ylabel('Output Voltage (V)');
title('100MOhm');

subplot(3,2,6);
hold on
plot(i_mA,data1GOhm10pF_ch0(1:256));
plot(i_mA,data1GOhm10pF_ch1(1:256));
legend('channel 0','channel 1');
xlabel('LED Input Current (mA)');
ylabel('Output Voltage (V)');
title('1GOhm');

figure(2)
title('TIA Capacitor Values Comparison');

subplot(3,1,1);
hold on
plot(i_mA,data2_2MOhm10pF_ch0_2(1:256));
plot(i_mA,data2_2MOhm10pF_ch1_2(1:256));
legend('channel 0','channel 1');
xlabel('LED Input Current (mA)');
ylabel('Output Voltage (V)');
title('10pF');

subplot(3,1,2);
hold on
plot(i_mA,data2_2MOhm22pF_ch0(1:256));
plot(i_mA,data2_2MOhm22pF_ch1(1:256));
legend('channel 0','channel 1');
xlabel('LED Input Current (mA)');
ylabel('Output Voltage (V)');
title('22pF');

subplot(3,1,3);
hold on
plot(i_mA,data2_2MOhm47pF_ch0(1:256));
plot(i_mA,data2_2MOhm47pF_ch1(1:256));
legend('channel 0','channel 1');
xlabel('LED Input Current (mA)');
ylabel('Output Voltage (V)');
title('47pF');
